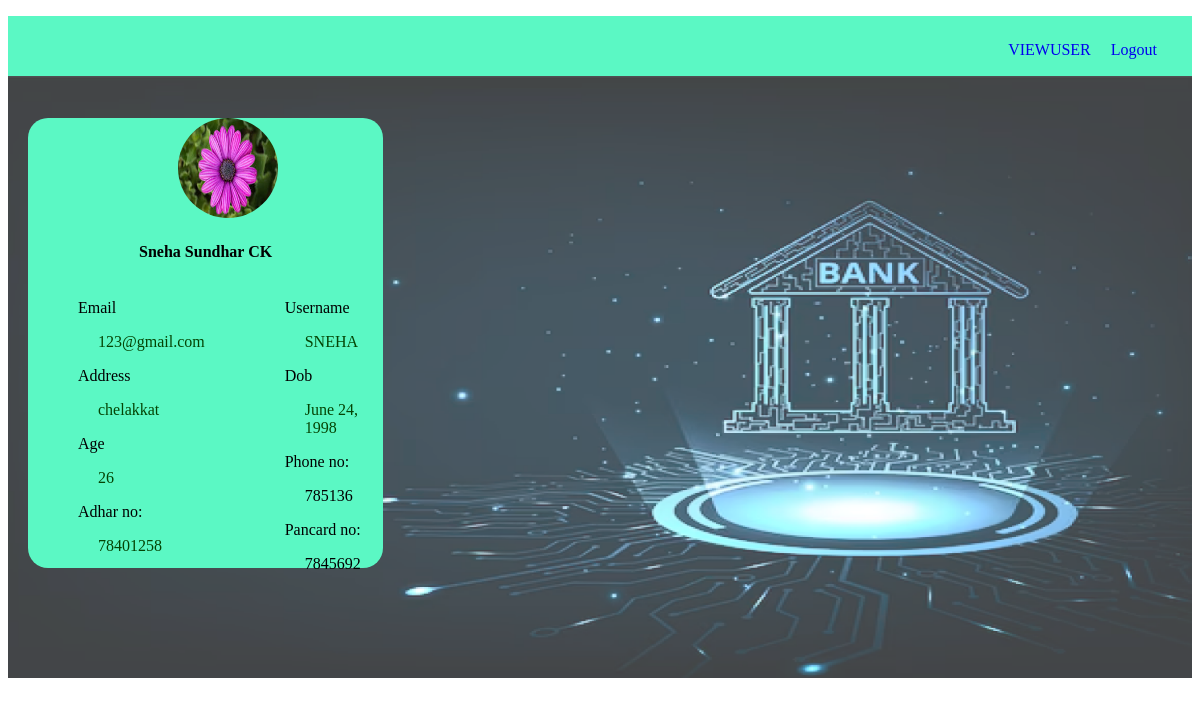
The app's page /bankuser/2, older data.
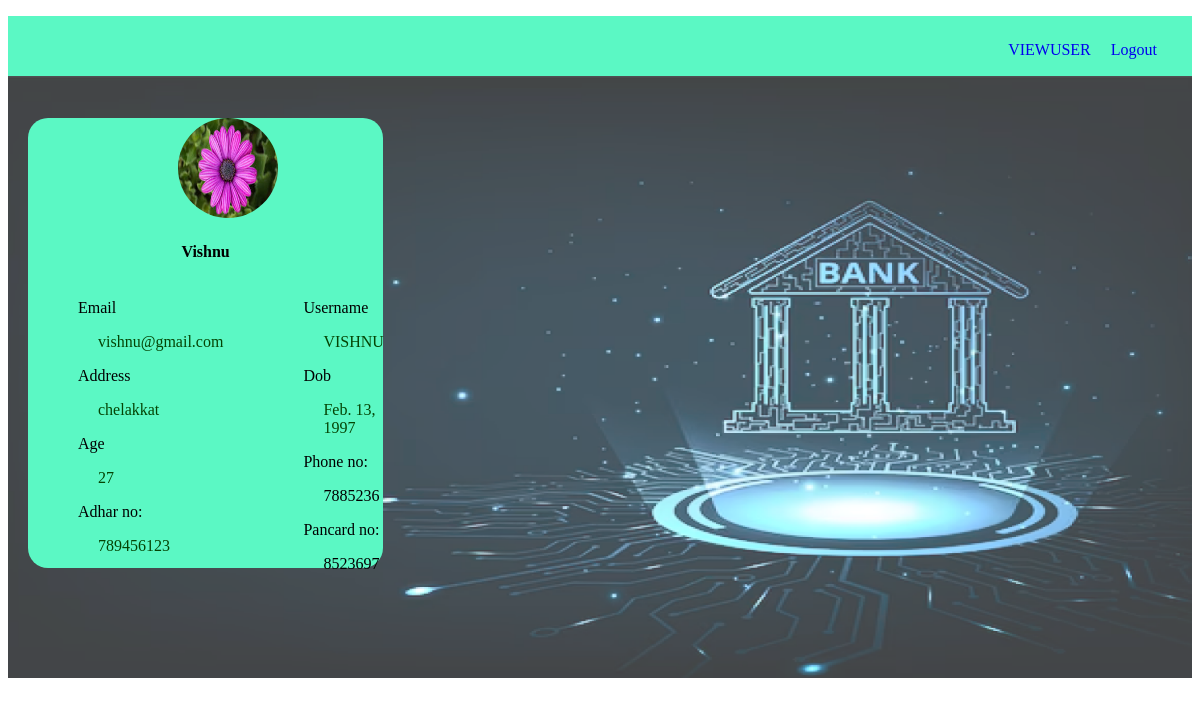
The same page, newer data.
### app/models.py (models this page shows, shortened)
class User(models.Model):
    user_id=models.ForeignKey(CustomUser,on_delete=models.CASCADE)
    name=models.CharField(max_length=100)
    account_no=models.IntegerField()
    image=models.FileField(upload_to='media')
    address=models.CharField(max_length=100)
    email=models.CharField(max_length=100)
    age=models.IntegerField()
    phone=models.IntegerField()
    dob=models.DateField()
    adharcard=models.IntegerField()
    pancard=models.IntegerField()
    initial_amount=models.IntegerField()

class CustomUser(AbstractUser):
    status_choice=(('accepted','accepted'),('rejected','rejected'),('pending','pending'))
    user_type=models.CharField(max_length=100)
    status=models.CharField(choices=status_choice,default='pending',max_length=200)

### app/views.py (the view)
# urls.py: path('bankuser/<int:id>',views.bankuser,name='bankuser'),
def bankuser(request,id):
    user=User.objects.get(id=id)
    return render(request,'bankuser.html',{'user':user})

### templates/bankuser.html (shortened to what this page needs)
{% extends 'bankhome.html' %}
{% block content %}
{% load static %}
<div class="container">
    <div style="background-color: rgb(91,248,196);width: 30%;height: 450px;margin-top: 40px;margin-left: 20px;border-radius: 20px;">
      <img class="img" src="{{ user.image.url }}" alt=""height="100px" width="100px" style="margin-left: 150px;border-radius: 50%;" >
      <h4 style="text-align: center;">{{user.name}}</h4>
      <div style="display: flex;">
        <div>
           <p style="margin-left: 50px;">Email</p>
           <p style="margin-left: 70px;color: rgb(4, 68, 4);">{{user.email}}</p>
           <p style="margin-left: 50px;">Address</p>
           <p style="margin-left: 70px;color: rgb(4,68,4);">{{user.address}}</p>
           <p style="margin-left: 50px;">Age</p>
           <p style="margin-left: 70px;color: rgb(4, 68, 4);">{{user.age}}</p>
           <p style="margin-left: 50px;">Adhar no:</p>
           <p style="margin-left: 70px;color: rgb(4,68,4);">{{user.adharcard}}</p>
        </div>
        <div>
            <p style="margin-left: 80px;">Username</p>
            <p style="margin-left: 100px;color: rgb(4,68,4);">{{user.user_id.username}}</p>
            <p style="margin-left: 80px;">Dob</p>
            <p style="margin-left: 100px;color: rgb(4,68,4);">{{user.dob}}</p>
            <p style="margin-left: 80px;">Phone no:</p>
            <p style="margin-left: 100px;color: (4,68,4);">{{user.phone}}</p>
            <p style="margin-left: 80px;">Pancard no:</p>
            <p style="margin-left: 100px;color: (4,68,4);">{{user.pancard}}</p>
        </div>
      </div>
    </div>
  </div>
{% endblock %}

### templates/bankhome.html (shortened to what this page needs)
<!DOCTYPE html>
{% load static %}
<html lang="en">
<head>
</head>
<body>
  <nav class="navbar">
    <ul class="main">
      <li><a href="{% url 'viewuser' %}">VIEWUSER</a></li>
      <li><a href="logout">Logout</a></li>
    </ul>
  </nav>
  {% block content %}{% endblock %}
</body>
</html>

Row changes from the older to the newer data that the page shows:
changed User "chelakkat": name "Sneha Sundhar CK" → "Vishnu"; email "123@gmail.com" → "vishnu@gmail.com"; age "26" → "27"; adharcard "78401258" → "789456123"; user_id.username "SNEHA" → "VISHNU"; dob "June 24, 1998" → "Feb. 13, 1997"; phone "785136" → "7885236"; pancard "7845692" → "8523697"
